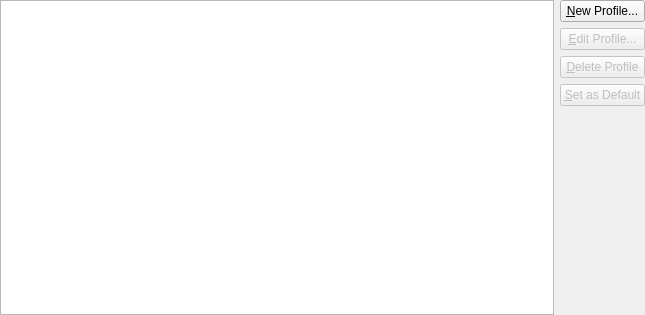
<?xml version="1.0" encoding="UTF-8"?>
<ui version="4.0">
 <class>ManageProfilesDialog</class>
 <widget class="QWidget" name="ManageProfilesDialog">
  <property name="geometry">
   <rect>
    <x>0</x>
    <y>0</y>
    <width>645</width>
    <height>315</height>
   </rect>
  </property>
  <layout class="QGridLayout">
   <property name="margin">
    <number>0</number>
   </property>
   <item row="0" column="1">
    <widget class="QPushButton" name="newProfileButton">
     <property name="toolTip">
      <string>Create a new profile based upon the selected profile</string>
     </property>
     <property name="text">
      <string>&amp;New Profile...</string>
     </property>
    </widget>
   </item>
   <item row="1" column="1">
    <widget class="QPushButton" name="editProfileButton">
     <property name="enabled">
      <bool>false</bool>
     </property>
     <property name="toolTip">
      <string>Edit the selected profile(s)</string>
     </property>
     <property name="text">
      <string>&amp;Edit Profile...</string>
     </property>
    </widget>
   </item>
   <item row="2" column="1">
    <widget class="QPushButton" name="deleteProfileButton">
     <property name="enabled">
      <bool>false</bool>
     </property>
     <property name="toolTip">
      <string>Delete the selected profile(s)</string>
     </property>
     <property name="text">
      <string>&amp;Delete Profile</string>
     </property>
    </widget>
   </item>
   <item row="3" column="1">
    <widget class="QPushButton" name="setAsDefaultButton">
     <property name="enabled">
      <bool>false</bool>
     </property>
     <property name="toolTip">
      <string>Set the selected profile as the default for new terminal sessions</string>
     </property>
     <property name="text">
      <string>&amp;Set as Default</string>
     </property>
    </widget>
   </item>
   <item row="4" column="1">
    <spacer>
     <property name="orientation">
      <enum>Qt::Vertical</enum>
     </property>
     <property name="sizeHint" stdset="0">
      <size>
       <width>20</width>
       <height>40</height>
      </size>
     </property>
    </spacer>
   </item>
   <item row="0" column="0" rowspan="5">
    <widget class="QTableView" name="sessionTable">
     <property name="alternatingRowColors">
      <bool>true</bool>
     </property>
     <property name="selectionMode">
      <enum>QAbstractItemView::ExtendedSelection</enum>
     </property>
     <property name="selectionBehavior">
      <enum>QAbstractItemView::SelectRows</enum>
     </property>
     <property name="verticalScrollMode">
      <enum>QAbstractItemView::ScrollPerPixel</enum>
     </property>
     <property name="horizontalScrollMode">
      <enum>QAbstractItemView::ScrollPerPixel</enum>
     </property>
     <property name="showGrid">
      <bool>false</bool>
     </property>
    </widget>
   </item>
  </layout>
 </widget>
 <connections/>
</ui>
